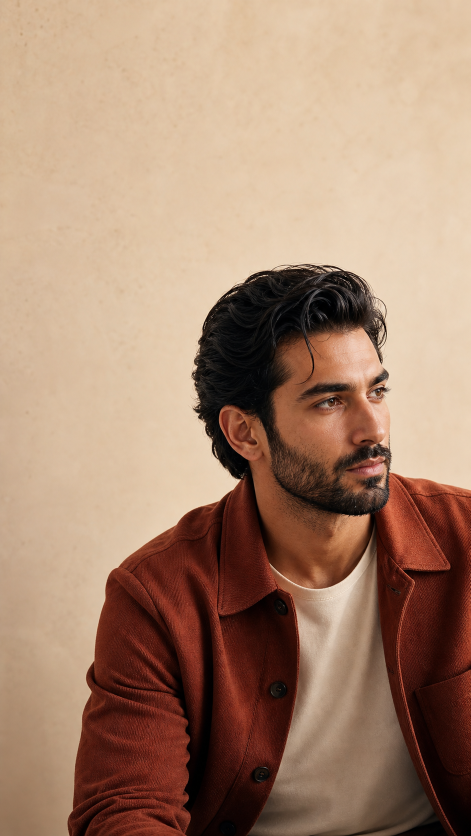
#> input picture AppStoreScreenshots/editorial-man-copper.png, 941 x 1672 px (shown at 1/2 size); the run also reads 5 pictures not shown here
$ python build_screenshots_v3.py
#> lines starting #> are read from the running program, lines starting #| are printed output that depends on the picture; pictures that were not available may be replaced by others from this repository, and a replacement may not be noted
#> in slide_ai, person is the input picture: PIL image 941x1672 RGB; mean R, G, B 166.6, 133.8, 111.7
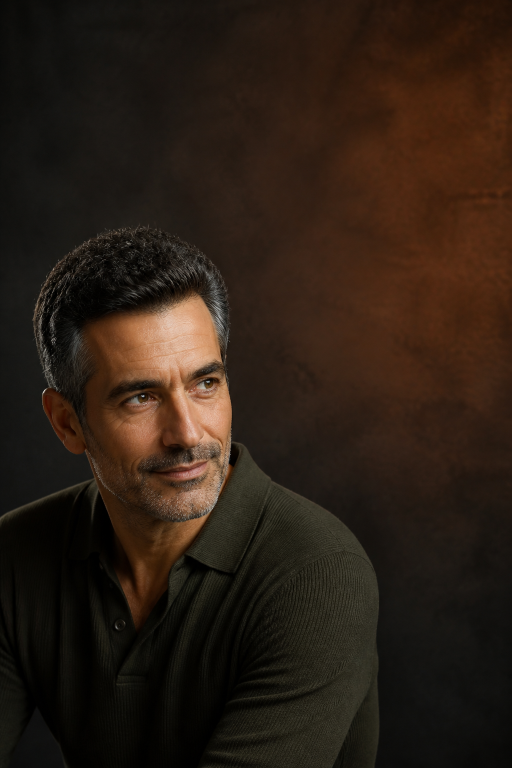
#> input picture AppStoreScreenshots/editorial-man-mature.png, 1024 x 1536 px, given in place of wren-listening.png, which was not available (shown at 1/2 size)
from pathlib import Path
from PIL import Image, ImageDraw, ImageFont, ImageFilter, ImageEnhance


ROOT = Path(__file__).resolve().parent
RAW = ROOT / "Raw"
OUT = ROOT / "Campaign10Mixed"
OUT.mkdir(exist_ok=True)

W, H = 1320, 2868

IVORY = (247, 240, 229)
CREAM = (238, 222, 205)
COPPER = (176, 79, 39)
TERRACOTTA = (135, 56, 32)
SAGE = (89, 101, 75)
NAVY = (23, 37, 55)
INK = (46, 34, 28)
WHITE = (255, 252, 246)

SERIF = "/System/Library/Fonts/Supplemental/Georgia Bold.ttf"
SANS = "/System/Library/Fonts/SFNS.ttf"
MONO = "/System/Library/Fonts/SFNSMono.ttf"


def font(path, size):
    return ImageFont.truetype(path, size)


def cover(image, size, anchor=(0.5, 0.5)):
#> called with size = (1320, 2868), anchor = (0.32, 0.5)
    image = image.convert("RGB")
    target_w, target_h = size
    scale = max(target_w / image.width, target_h / image.height)
    resized = image.resize((round(image.width * scale), round(image.height * scale)), Image.Resampling.LANCZOS)
    left = round((resized.width - target_w) * anchor[0])
    top = round((resized.height - target_h) * anchor[1])
    return resized.crop((left, top, left + target_w, top + target_h))
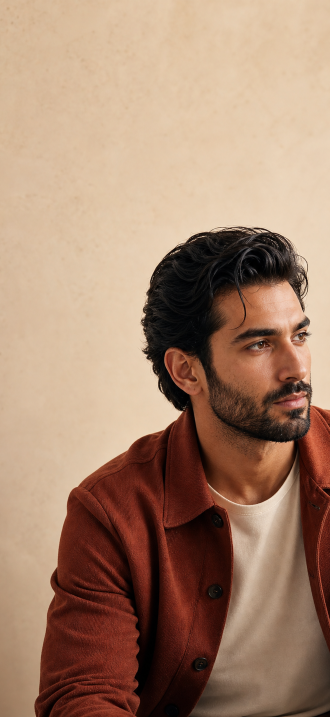
#> returned value: PIL image 1320x2868 RGB (shown at 1/4 size); mean R, G, B 164.9, 131.9, 109.9


# [5 lines left out: function source_to_box, not called in this run]


def add_gradient(canvas, box, color, alpha_top, alpha_bottom):
#> called with box = (0, 0, 1320, 1030), color = (46, 34, 28), alpha_top = 105, alpha_bottom = 0
    x0, y0, x1, y1 = box
    overlay = Image.new("RGBA", (x1 - x0, y1 - y0), (0, 0, 0, 0))
#> overlay: PIL image 1320x1030 RGBA; every value is 0
    d = ImageDraw.Draw(overlay)
    height = max(1, y1 - y0 - 1)
    for y in range(y1 - y0):
        a = round(alpha_top + (alpha_bottom - alpha_top) * y / height)
        d.line((0, y, x1 - x0, y), fill=(*color, a))
    canvas.alpha_composite(overlay, (x0, y0))
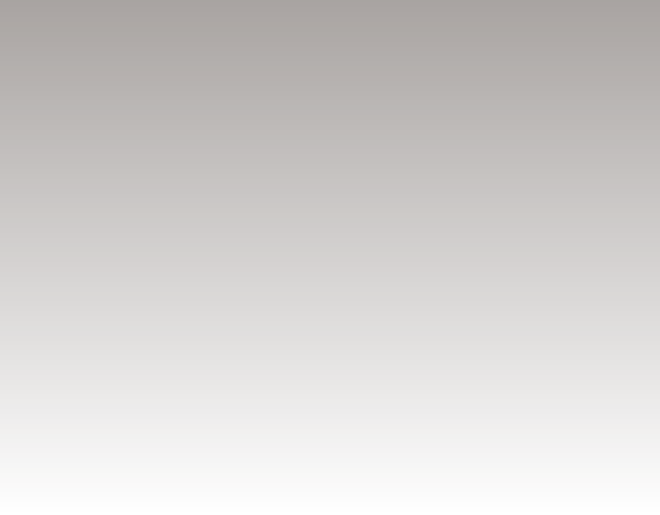
#> overlay: PIL image 1320x1030 RGBA (shown at 1/2 size); mean R, G, B, A 46, 34, 28, 52.5; transparent parts drawn white


def spaced_text(draw, xy, text, fnt, fill, spacing=3):
#> called with xy = (72, 72), text = 'HAIR COMPASS AI', fill = (255, 252, 246), spacing = 4
    x, y = xy
    for ch in text:
        draw.text((x, y), ch, font=fnt, fill=fill)
        x += draw.textlength(ch, font=fnt) + spacing


def brand(draw, x, y, dark=False, number=None):
    fill = INK if dark else WHITE
    spaced_text(draw, (x, y), "HAIR COMPASS AI", font(MONO, 25), fill, 4)
    draw.line((x, y + 50, x + 195, y + 50), fill=fill, width=3)
    if number:
        draw.text((W - 88, y - 2), number, font=font(MONO, 26), fill=fill, anchor="ra")


def tag(draw, x, y, text, fill, text_fill, width=None):
    f = font(SANS, 27)
    if width is None:
        width = round(draw.textlength(text, font=f) + 54)
    draw.rounded_rectangle((x, y, x + width, y + 62), radius=31, fill=fill)
    spaced_text(draw, (x + 27, y + 14), text.upper(), f, text_fill, 2)


def multiline(draw, xy, lines, size, fill, gap=0, anchor="la", font_path=SERIF):
#> called with xy = (72, 305), size = 101, fill = (255, 252, 246), gap = 3, anchor = 'la'
    f = font(font_path, size)
    x, y = xy
    line_h = size + gap
    for i, line in enumerate(lines):
        draw.text((x, y + i * line_h), line, font=f, fill=fill, anchor=anchor)
    return y + len(lines) * line_h


def polish(image, contrast=1.02, color=1.02):
    image = ImageEnhance.Contrast(image).enhance(contrast)
    return ImageEnhance.Color(image).enhance(color)


def slide_ai():
    person = Image.open(ROOT / "editorial-man-copper.png")
    wren = Image.open(ROOT.parent / "Hair Compass AI 5" / "Assets.xcassets" / "wren-listening.imageset" / "wren-listening.png").convert("RGBA")
    base = cover(person, (W, H), anchor=(0.32, 0.5)).convert("RGBA")
    add_gradient(base, (0, 0, W, 1030), INK, 105, 0)
    draw = ImageDraw.Draw(base)
    brand(draw, 72, 72, number="01")
    tag(draw, 72, 177, "WREN • PRIVATE ON-DEVICE AI", WHITE, TERRACOTTA, width=536)
    multiline(draw, (72, 305), ["YOUR HAIR DATA.", "NOW IT TALKS."], 101, WHITE, gap=3)
    draw.text((75, 575), "Ask Wren what your own pattern could mean.", font=font(SANS, 35), fill=WHITE)

    shadow = Image.new("RGBA", (650, 1320), (0, 0, 0, 0))
#> shadow: PIL image 650x1320 RGBA; every value is 0
    sd = ImageDraw.Draw(shadow)
    sd.rounded_rectangle((28, 28, 625, 1295), radius=62, fill=(20, 14, 10, 95))
    shadow = shadow.filter(ImageFilter.GaussianBlur(24))
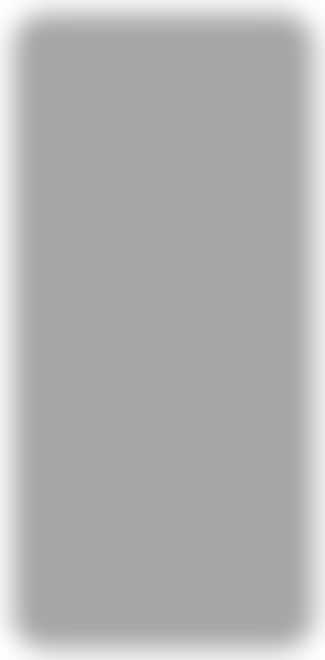
#> shadow: PIL image 650x1320 RGBA (shown at 1/2 size); mean R, G, B, A 17.5, 12.2, 8.8, 83.1; transparent parts drawn white
    base.alpha_composite(shadow, (34, 1320))
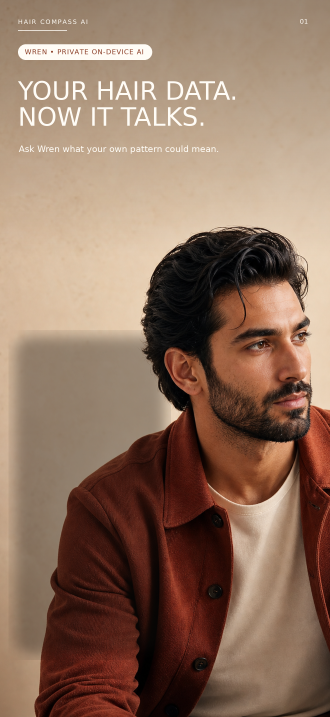
#> base: PIL image 1320x2868 RGBA (shown at 1/4 size); mean R, G, B, A 143.4, 114.4, 95.7, 255
    draw = ImageDraw.Draw(base)
    draw.rounded_rectangle((58, 1340, 660, 2655), radius=60, fill=IVORY, outline=CREAM, width=4)
    draw.text((112, 1410), "Wren AI", font=font(SERIF, 54), fill=INK)
    draw.text((112, 1480), "Ask about your hair data", font=font(SANS, 29), fill=(111, 96, 85))
    wren.thumbnail((280, 245), Image.Resampling.LANCZOS)
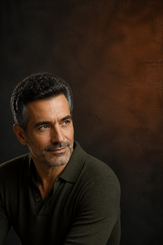
#> wren: PIL image 163x245 RGBA; mean R, G, B, A 43, 30, 20.3, 255
    base.alpha_composite(wren, (112, 1575))
    draw = ImageDraw.Draw(base)
    draw.text((112, 1832), "A private guide to your\nown pattern—not a diagnosis.", font=font(SANS, 29), fill=INK, spacing=10)
    questions = [
        "What could explain this relationship?",
        "Is this change meaningful?",
        "How do time lags work for hair?",
    ]
    for i, question in enumerate(questions):
        y = 2055 + i * 150
        draw.rounded_rectangle((92, y, 625, y + 112), radius=44, fill=(238, 220, 205))
        draw.text((120, y + 27), question, font=font(SANS, 24), fill=TERRACOTTA)
#> (the rest of the program and of its run is left out)
